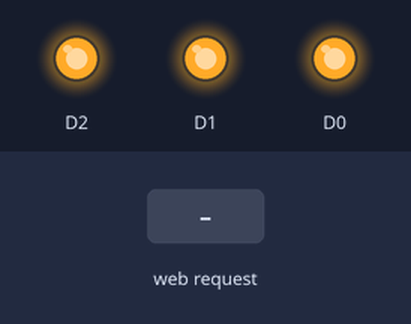
Recording of a program running on a simulated ESP8266 (NodeMCU). On the bench: output pins drawn as LEDs (lit = HIGH). The test bench sets the inputs (shaded band). WiFi joins after 1.5 s; servers stay silent unless stated; what the program prints to the serial monitor is not drawn.

Above: at 2.7 s.
2.8 s: HTTP request GET /SW/0/0 received
At 3.6 s:
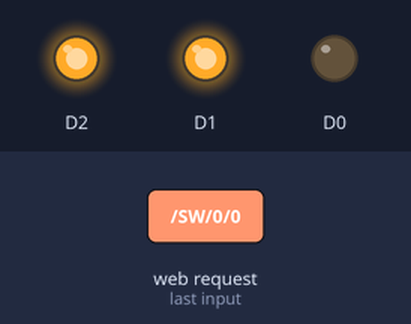
4.3 s: HTTP request GET /SW/1/0 received
At 4.7 s:
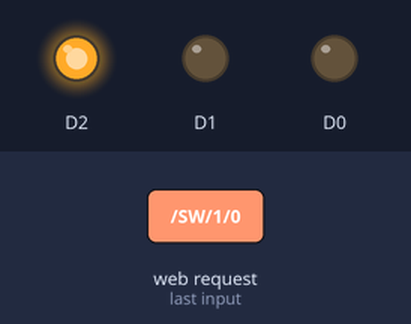
5.8 s: HTTP request GET /SW/0/1 received
At 7.0 s:
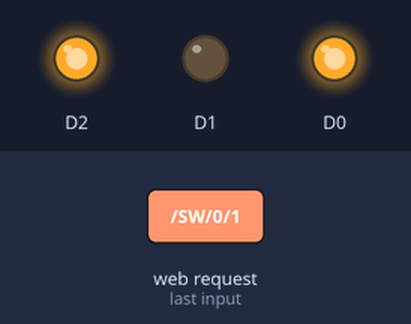
7.3 s: HTTP request GET /SW/2/0 received
At 8.2 s:
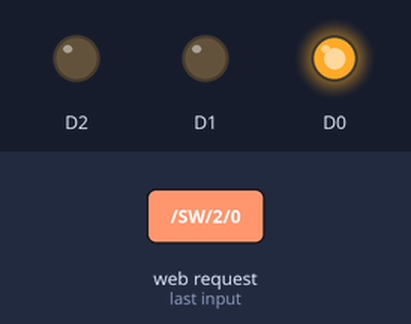
8.8 s: HTTP request GET /SW/1/1 received
At 9.4 s:
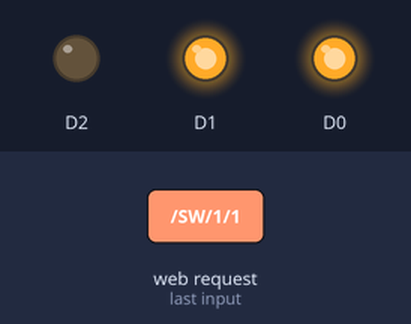
10.3 s: HTTP request GET /SW/2/1 received
At 11.7 s:
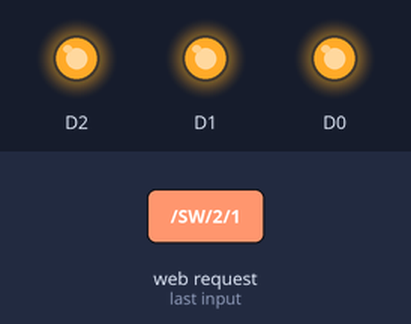
Timing chart, 0 to 12.8 s (numbered marks = the images above; inputs shaded):
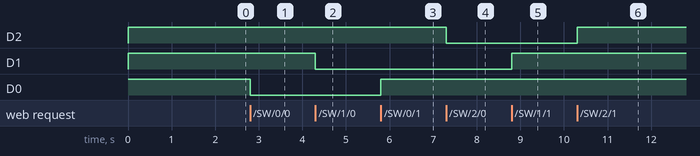

Measured:
- after the input at 2.8 s, D0: HIGH → LOW at once
- after the input at 4.3 s, D1: HIGH → LOW at once
- after the input at 5.8 s, D0: LOW → HIGH at once
- after the input at 7.3 s, D2: HIGH → LOW at once
- after the input at 8.8 s, D1: LOW → HIGH at once
- after the input at 10.3 s, D2: LOW → HIGH at once

The program:

main.cpp
```cpp
#include <Arduino.h>
#include <ESP8266WiFi.h>

// Global Var
#ifndef STASSID
#define STASSID "PAIO"
#define STAPSK "complexity"
#endif

const char *ssid = STASSID;
const char *password = STAPSK;

//Switch State
int SW0;
int SW1;
int SW2;

// Set Static IP Configuration
IPAddress local_IP(192, 168, 0, 101);
IPAddress gateway(192, 168, 0, 1);
IPAddress subnet(255, 255, 255, 0);

// Set server Port
WiFiServer server(80);

void setup()
{
  Serial.begin(115200);
  pinMode(D0, OUTPUT);
  pinMode(D1, OUTPUT);
  pinMode(D2, OUTPUT);

  digitalWrite(D0, HIGH);
  digitalWrite(D1, HIGH);
  digitalWrite(D2, HIGH);

  // Clear the serial output
  Serial.println(F(""));
  Serial.println(F(""));
  Serial.print(F("Connecting to : "));
  Serial.println(ssid);

  // Setting Static IP Address to NodeMCU
  if (!WiFi.config(local_IP, gateway, subnet))
  {
    Serial.println(F("STA Failed to configure"));
  }

  /* Explicitly set the ESP8266 to be a WiFi-client, otherwise, it by default,
     would try to act as both a client and an access-point and could cause
     network-issues with your other WiFi-devices on your WiFi-network. */
  WiFi.mode(WIFI_STA);
  WiFi.begin(ssid, password);

  while (WiFi.status() != WL_CONNECTED)
  {
    delay(500);
    Serial.print(F("."));
  }
  Serial.println(F(""));

  Serial.println(F(""));
  Serial.println(F("WiFi Connected"));
  Serial.print(F("IP Address : "));
  Serial.println(WiFi.localIP());
  Serial.println(F(""));

  server.begin();
  Serial.println(F("Server Started"));
}

void loop()
{
  WiFiClient client = server.available();

  if (!client)
    return;

  Serial.println(F("New Client"));

  // Default value 1000
  client.setTimeout(5000);

  // Read the request
  String req = client.readStringUntil('\r');
  Serial.println(F("Request: "));
  Serial.println(req);

  if (req.indexOf(F("/SW/0/0")) != -1)
  {
    SW0 = 0;
    digitalWrite(D0, SW0);
  }

  else if (req.indexOf(F("/SW/0/1")) != -1)
  {
    SW0 = 1;
    digitalWrite(D0, SW0);
  }

  else if (req.indexOf(F("/SW/1/0")) != -1)
  {
    SW1 = 0;
    digitalWrite(D1, SW0);
  }

  else if (req.indexOf(F("/SW/1/1")) != -1)
  {
    SW1 = 1;
    digitalWrite(D1, SW0);
  }

  else if (req.indexOf(F("/SW/2/0")) != -1)
  {
    SW2 = 0;
    digitalWrite(D2, SW2);
  }

  else if (req.indexOf(F("/SW/2/1")) != -1)
  {
    SW2 = 1;
    digitalWrite(D2, SW2);
  }

  else
  {
    Serial.println(F("Invalid request"));
    SW0 = digitalRead(D0);
    SW1 = digitalRead(D1);
    SW2 = digitalRead(D2);
  }

  while (client.available())
    client.read();


  /*
  Format for JSON data
  {"SW0": X,
  "SW1": X,
  "SW2": X}
  */

  client.print(F("HTTP/1.1 200 OK\r\nContent-Type: application/json\r\n\r\n"));

  client.print(F("{\"SW0\":"));
  client.print(SW0);
  client.print(F(",\"SW1\":"));
  client.print(SW1);
  client.print(F(",\"SW2\":"));
  client.print(SW2);
  client.print(F("}\r\n\r\n"));
  Serial.println(F("Disconnecting from client"));
}
```
